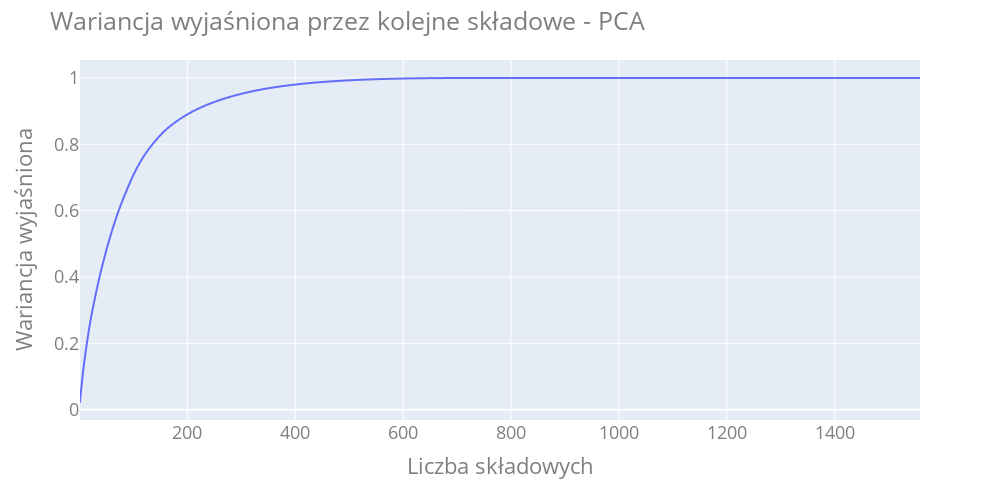

Write notebook code for a chart like this one.
### Markdown cell above
### PCA

### Code cell
scaler = StandardScaler()
scaler.fit(X_train)

X_train_scaled = scaler.transform(X_train)
X_test_scaled = scaler.transform(X_test)

pca = PCA().fit(X_train_scaled)

fig = px.line(x=np.arange(1, len(pca.explained_variance_ratio_)+1), y=np.cumsum(pca.explained_variance_ratio_))
fig.update_layout(
    title="Wariancja wyjaśniona przez kolejne składowe - PCA",
    xaxis_title="Liczba składowych",
    yaxis_title="Wariancja wyjaśniona",
    font=dict(size=18, color="#7f7f7f"),
    width=1000,
    height=500,
)
fig.show()

pca = PCA(n_components=0.98) # 98% of variance
pca.fit(X_train_scaled)

X_train_pca = pca.transform(X_train_scaled)
X_test_pca = pca.transform(X_test_scaled)

print('Liczba cech przed PCA: ', X_train_scaled.shape[1])
print('Liczba cech po PCA: ', X_train_pca.shape[1])

### Figure 1 — Plotly figure (JSON) as saved in the notebook; plotly's stock layout.template omitted (floating-point values rounded to 4 significant figures; data arrays with more than 128 entries replaced by an {"elided": "..."} marker saying what was removed)
{"data": [{"hovertemplate": "x=%{x}<br>y=%{y}<extra></extra>", "legendgroup": "", "line": {"color": "#636efa", "dash": "solid"}, "marker": {"symbol": "circle"}, "mode": "lines", "name": "", "showlegend": false, "type": "scattergl", "x": {"elided": "1558 int values"}, "xaxis": "x", "y": {"elided": "1558 float values"}, "yaxis": "y"}], "layout": {"font": {"color": "#7f7f7f", "size": 18}, "height": 500, "legend": {"tracegroupgap": 0}, "margin": {"t": 60}, "title": {"text": "Wariancja wyjaśniona przez kolejne składowe - PCA"}, "width": 1000, "xaxis": {"anchor": "y", "domain": [0, 1], "title": {"text": "Liczba składowych"}}, "yaxis": {"anchor": "x", "domain": [0, 1], "title": {"text": "Wariancja wyjaśniona"}}}}
